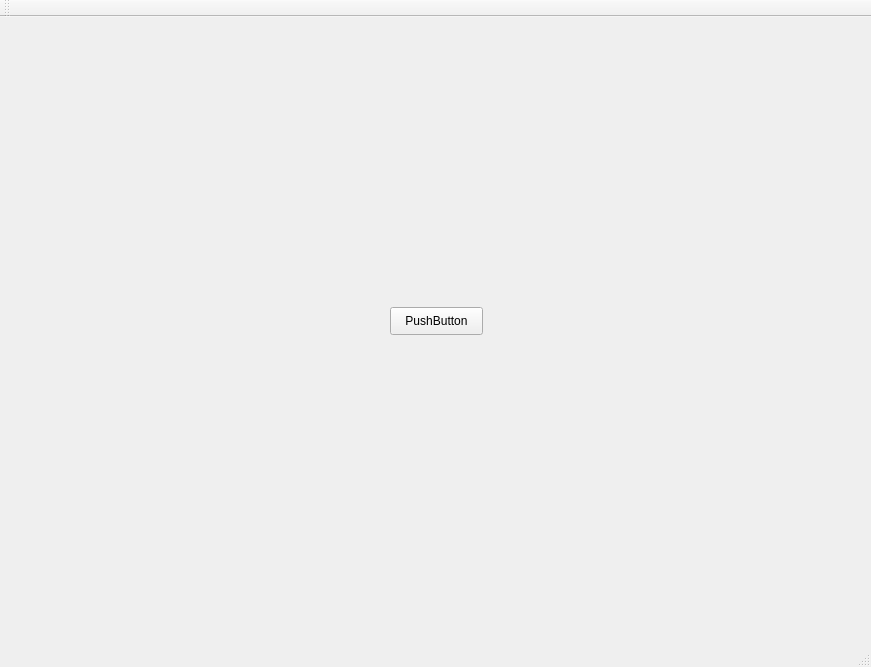
<?xml version="1.0" encoding="UTF-8"?>
<ui version="4.0">
 <class>MainWindowClass</class>
 <widget class="QMainWindow" name="MainWindowClass">
  <property name="geometry">
   <rect>
    <x>0</x>
    <y>0</y>
    <width>871</width>
    <height>667</height>
   </rect>
  </property>
  <property name="baseSize">
   <size>
    <width>19200</width>
    <height>1030</height>
   </size>
  </property>
  <property name="windowTitle">
   <string>MainWindow</string>
  </property>
  <widget class="QWidget" name="centralWidget">
   <widget class="QPushButton" name="pushButton">
    <property name="geometry">
     <rect>
      <x>390</x>
      <y>290</y>
      <width>93</width>
      <height>28</height>
     </rect>
    </property>
    <property name="text">
     <string>PushButton</string>
    </property>
   </widget>
  </widget>
  <widget class="QMenuBar" name="menuBar">
   <property name="geometry">
    <rect>
     <x>0</x>
     <y>0</y>
     <width>871</width>
     <height>26</height>
    </rect>
   </property>
  </widget>
  <widget class="QToolBar" name="mainToolBar">
   <attribute name="toolBarArea">
    <enum>TopToolBarArea</enum>
   </attribute>
   <attribute name="toolBarBreak">
    <bool>false</bool>
   </attribute>
  </widget>
  <widget class="QStatusBar" name="statusBar"/>
 </widget>
 <layoutdefault spacing="6" margin="11"/>
 <resources/>
 <connections/>
</ui>
